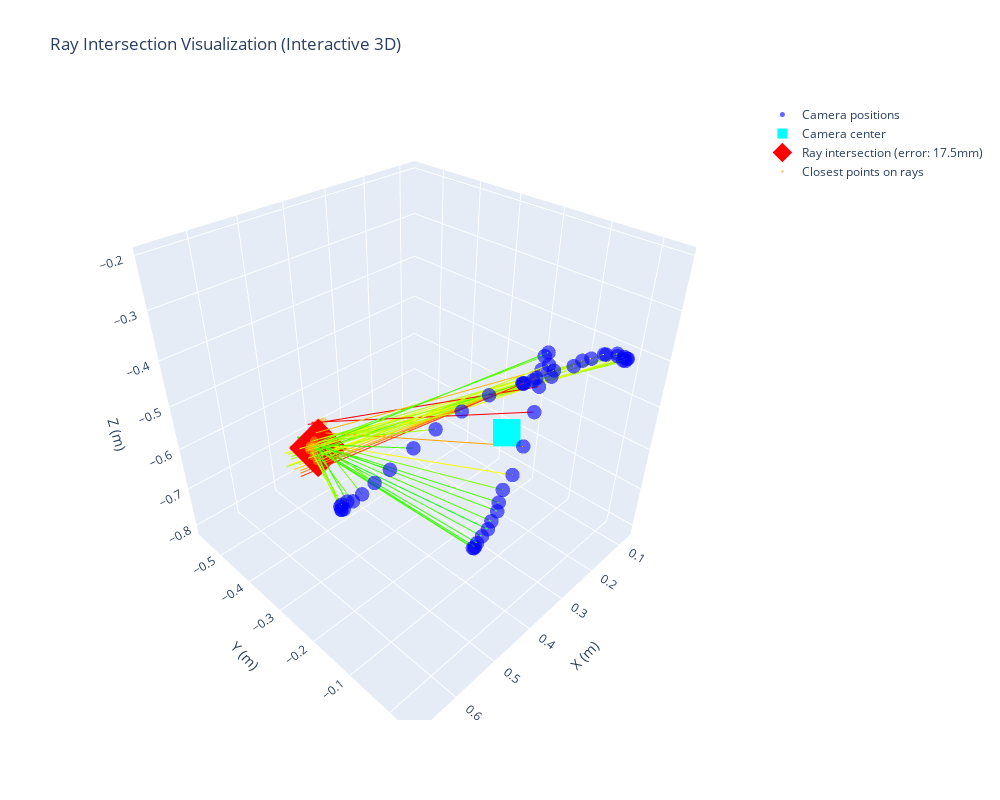

Notebook code cell kept with this figure:
### Code cell
# 세션 파일 경로
session_file = "/data/ephemeral/home/measure_volume_by_multiview/project/ar_folder/session_1768877751403.jsonl/session_1768877751403.jsonl"

# JSONL 데이터 로드
data = load_jsonl(session_file)
data.sort(key=lambda x: x.get('t_ns', 0))
print(f"총 프레임 수: {len(data)}")

# ===== 앵커 보정 로직 =====
# 첫 프레임 앵커 정보 추출 (A_1)
first_frame_params = data[0]
first_anchor_pos = np.array(first_frame_params.get('anchor_pos', first_frame_params.get('pos', [0.0, 0.0, 0.0])), dtype=np.float32)
first_anchor_quat = np.array(first_frame_params.get('anchor_quat', first_frame_params.get('quat', [0.0, 0.0, 0.0, 1.0])), dtype=np.float32)
first_anchor_rotation = Rotation.from_quat(first_anchor_quat).as_matrix()

print(f"첫 프레임 앵커: pos=({first_anchor_pos[0]:.3f}, {first_anchor_pos[1]:.3f}, {first_anchor_pos[2]:.3f})")

# GL to CV 변환
gl_to_cv = np.array([
    [1,  0,  0],
    [0, -1,  0],
    [0,  0, -1]
], dtype=np.float32)

# 첫 프레임 앵커 변환 행렬 (A_1): OpenGL → OpenCV 좌표계
first_anchor_rotation_cv = gl_to_cv @ first_anchor_rotation @ gl_to_cv.T
first_anchor_pos_cv = gl_to_cv @ first_anchor_pos

A1 = np.eye(4, dtype=np.float32)
A1[:3, :3] = first_anchor_rotation_cv
A1[:3, 3] = first_anchor_pos_cv

print(f"앵커 보정 적용 중...")

# 각 프레임의 카메라 위치와 레이 계산 (앵커 보정 적용)
camera_positions = []
camera_positions_original = []  # 보정 전 위치 (비교용)
ray_origins = []  # 레이 원점들 (카메라 위치, 보정 적용)
ray_directions = []  # 레이 방향 벡터들 (이미지 중심 방향, 보정 적용)

for i, item in enumerate(data):
    # 원본 카메라 pose
    quat = np.array(item['quat'])
    pos = np.array(item['pos'])
    fx = item['fx']
    fy = item['fy']
    cx = item['cx']
    cy = item['cy']
    
    camera_positions_original.append(pos.copy())
    
    # 현재 프레임 앵커 pose (A_i)
    current_anchor_pos = np.array(item.get('anchor_pos', item.get('pos', [0.0, 0.0, 0.0])), dtype=np.float32)
    current_anchor_quat = np.array(item.get('anchor_quat', item.get('quat', [0.0, 0.0, 0.0, 1.0])), dtype=np.float32)
    current_anchor_rotation = Rotation.from_quat(current_anchor_quat).as_matrix()
    
    # A_i 행렬 (OpenCV 좌표계)
    current_anchor_rotation_cv = gl_to_cv @ current_anchor_rotation @ gl_to_cv.T
    current_anchor_pos_cv = gl_to_cv @ current_anchor_pos
    
    Ai = np.eye(4, dtype=np.float32)
    Ai[:3, :3] = current_anchor_rotation_cv
    Ai[:3, 3] = current_anchor_pos_cv
    
    # 보정 변환: C_i = A_1 * A_i^(-1)
    # 이 변환은 "현재 프레임의 월드 좌표계"를 "첫 프레임의 월드 좌표계"로 되돌림
    Ai_inv = np.linalg.inv(Ai)
    Ci = A1 @ Ai_inv
    
    # 카메라 pose를 OpenCV 좌표계로 변환
    R_c2w_gl = Rotation.from_quat(quat).as_matrix()
    R_c2w_cv = gl_to_cv @ R_c2w_gl @ gl_to_cv.T
    pos_cv = gl_to_cv @ pos
    
    # 원본 카메라 pose 행렬 (P_i): c2w (카메라 → 월드)
    Pi = np.eye(4, dtype=np.float32)
    Pi[:3, :3] = R_c2w_cv
    Pi[:3, 3] = pos_cv
    
    # 보정된 카메라 pose: P_i' = C_i * P_i
    Pi_corrected = Ci @ Pi
    
    # 보정된 pose에서 위치와 방향 추출
    pos_corrected_cv = Pi_corrected[:3, 3]
    R_corrected_cv = Pi_corrected[:3, :3]
    
    # OpenCV → OpenGL 좌표계 변환
    cv_to_gl = np.array([[1, 0, 0], [0, -1, 0], [0, 0, -1]], dtype=np.float32)
    pos_corrected_gl = cv_to_gl @ pos_corrected_cv
    R_corrected_gl = cv_to_gl @ R_corrected_cv @ cv_to_gl.T
    
    # Quaternion으로 변환
    quat_corrected = Rotation.from_matrix(R_corrected_gl).as_quat()
    
    camera_positions.append(pos_corrected_gl)
    
    # 보정된 pose로 이미지 중심을 통과하는 레이 계산
    ray_origin, ray_dir = get_image_center_ray(pos_corrected_gl, quat_corrected, fx, fy, cx, cy)
    ray_origins.append(ray_origin)
    ray_directions.append(ray_dir)

camera_positions = np.array(camera_positions)
camera_positions_original = np.array(camera_positions_original)
ray_origins = np.array(ray_origins)
ray_directions = np.array(ray_directions)

print(f"앵커 보정 완료")
print(f"보정 전 위치 범위:")
print(f"  X: {camera_positions_original[:, 0].min():.3f} ~ {camera_positions_original[:, 0].max():.3f}")
print(f"  Y: {camera_positions_original[:, 1].min():.3f} ~ {camera_positions_original[:, 1].max():.3f}")
print(f"  Z: {camera_positions_original[:, 2].min():.3f} ~ {camera_positions_original[:, 2].max():.3f}")
print(f"보정 후 위치 범위:")
print(f"  X: {camera_positions[:, 0].min():.3f} ~ {camera_positions[:, 0].max():.3f}")
print(f"  Y: {camera_positions[:, 1].min():.3f} ~ {camera_positions[:, 1].max():.3f}")
print(f"  Z: {camera_positions[:, 2].min():.3f} ~ {camera_positions[:, 2].max():.3f}")

# ===== 레이 교차점 계산 (Least Squares) =====
ray_intersection, avg_error, individual_distances, closest_points = compute_ray_intersection(ray_origins, ray_directions)

camera_center = camera_positions.mean(axis=0)
distance_from_camera = np.linalg.norm(ray_intersection - camera_center)

print(f"\n=== 레이 교차점 (Least Squares) ===")
print(f"교차점 좌표: ({ray_intersection[0]:.3f}, {ray_intersection[1]:.3f}, {ray_intersection[2]:.3f})")
print(f"평균 거리 오차: {avg_error*1000:.2f}mm")
print(f"최대 거리 오차: {max(individual_distances)*1000:.2f}mm")
print(f"최소 거리 오차: {min(individual_distances)*1000:.2f}mm")
print(f"카메라 중심에서 거리: {distance_from_camera:.3f}m")
print(f"\n카메라 위치 범위:")
print(f"  X: {camera_positions[:, 0].min():.3f} ~ {camera_positions[:, 0].max():.3f}")
print(f"  Y: {camera_positions[:, 1].min():.3f} ~ {camera_positions[:, 1].max():.3f}")
print(f"  Z: {camera_positions[:, 2].min():.3f} ~ {camera_positions[:, 2].max():.3f}")
print(f"카메라 위치 중심: ({camera_center[0]:.3f}, {camera_center[1]:.3f}, {camera_center[2]:.3f})")

# ===== 인터랙티브 3D 시각화 =====
fig = go.Figure()

# 카메라 위치
fig.add_trace(go.Scatter3d(
    x=camera_positions[:, 0],
    y=camera_positions[:, 1],
    z=camera_positions[:, 2],
    mode='markers',
    marker=dict(size=5, color='blue', opacity=0.6),
    name='Camera positions'
))

# 카메라 중심
fig.add_trace(go.Scatter3d(
    x=[camera_center[0]],
    y=[camera_center[1]],
    z=[camera_center[2]],
    mode='markers',
    marker=dict(size=10, color='cyan', symbol='square'),
    name='Camera center'
))

# 레이 시각화
ray_length = 2.0  # 레이를 2m까지 그리기
for i, (origin, direction) in enumerate(zip(ray_origins, ray_directions)):
    ray_end = origin + direction * ray_length
    error = individual_distances[i]
    # 거리 오차에 따라 색상 변경 (0-50mm: 초록, 50mm 이상: 빨강)
    color_intensity = min(1.0, error * 1000 / 50.0)
    if color_intensity < 0.5:
        color = f'rgb({int(255 * color_intensity * 2)}, 255, 0)'  # 초록 → 노랑
    else:
        color = f'rgb(255, {int(255 * (1 - color_intensity) * 2)}, 0)'  # 노랑 → 빨강
    
    fig.add_trace(go.Scatter3d(
        x=[origin[0], ray_end[0]],
        y=[origin[1], ray_end[1]],
        z=[origin[2], ray_end[2]],
        mode='lines',
        line=dict(color=color, width=2),
        showlegend=False,
        hoverinfo='skip'
    ))

# 교차점
fig.add_trace(go.Scatter3d(
    x=[ray_intersection[0]],
    y=[ray_intersection[1]],
    z=[ray_intersection[2]],
    mode='markers',
    marker=dict(size=15, color='red', symbol='diamond'),
    name=f'Ray intersection (error: {avg_error*1000:.1f}mm)'
))

# 각 레이에서 가장 가까운 점
fig.add_trace(go.Scatter3d(
    x=closest_points[:, 0],
    y=closest_points[:, 1],
    z=closest_points[:, 2],
    mode='markers',
    marker=dict(size=3, color='orange', opacity=0.5),
    name='Closest points on rays'
))

# 레이아웃 설정
# X, Y, Z 스케일 맞추기
all_points = np.vstack([camera_positions, ray_intersection.reshape(1, -1), closest_points])
x_range = [all_points[:, 0].min(), all_points[:, 0].max()]
y_range = [all_points[:, 1].min(), all_points[:, 1].max()]
z_range = [all_points[:, 2].min(), all_points[:, 2].max()]

max_range = max(
    x_range[1] - x_range[0],
    y_range[1] - y_range[0],
    z_range[1] - z_range[0]
) / 2.0

x_mid = (x_range[0] + x_range[1]) / 2.0
y_mid = (y_range[0] + y_range[1]) / 2.0
z_mid = (z_range[0] + z_range[1]) / 2.0

fig.update_layout(
    title='Ray Intersection Visualization (Interactive 3D)',
    scene=dict(
        xaxis_title='X (m)',
        yaxis_title='Y (m)',
        zaxis_title='Z (m)',
        aspectmode='cube',
        xaxis=dict(range=[x_mid - max_range, x_mid + max_range]),
        yaxis=dict(range=[y_mid - max_range, y_mid + max_range]),
        zaxis=dict(range=[z_mid - max_range, z_mid + max_range])
    ),
    width=1000,
    height=800
)

fig.show()

print(f"\n=== 최종 요약 ===")
print(f"카메라 위치 중심: ({camera_center[0]:.3f}, {camera_center[1]:.3f}, {camera_center[2]:.3f})")
print(f"오브젝트 추정 위치 (레이 교차점): ({ray_intersection[0]:.3f}, {ray_intersection[1]:.3f}, {ray_intersection[2]:.3f})")
print(f"카메라 중심에서 거리: {distance_from_camera:.3f}m")
print(f"평균 거리 오차: {avg_error*1000:.2f}mm")
print(f"거리 오차 범위: {min(individual_distances)*1000:.2f}mm ~ {max(individual_distances)*1000:.2f}mm")

### Figure 1 — Plotly figure (JSON) as saved in the notebook; plotly's stock layout.template omitted (floating-point values rounded to 4 significant figures)
{"data": [{"marker": {"color": "blue", "opacity": 0.6, "size": 5}, "mode": "markers", "name": "Camera positions", "type": "scatter3d", "x": [0.4155, 0.4151, 0.4155, 0.4165, 0.4155, 0.4159, 0.4199, 0.4173, 0.4225, 0.4197, 0.4093, 0.3928, 0.3762, 0.3712, 0.3707, 0.3741, 0.3765, 0.3829, 0.399, 0.4129, 0.4095, 0.3848, 0.3306, 0.2542, 0.1878, 0.1369, 0.09527, 0.06869, 0.05702, 0.06141, 0.07794, 0.113, 0.1635, 0.215, 0.2644, 0.3222, 0.3792, 0.4467, 0.4991, 0.5451, 0.5845, 0.6225, 0.6464, 0.6669, 0.6834, 0.6904, 0.6981, 0.6982, 0.697, 0.6952, 0.6895], "y": [-0.07428, -0.0719, -0.06954, -0.06459, -0.05536, -0.0432, -0.03386, -0.02521, -0.01986, -0.01584, -0.006895, -0.003308, -0.001069, -0.001077, 2.277e-05, 0.004711, 0.01215, 0.01969, 0.01151, 0.0005527, -0.003925, -0.003683, -0.004262, -0.002111, -0.001522, -0.003978, -0.01174, -0.01949, -0.02354, -0.02519, -0.02136, -0.01562, -0.01113, -0.008678, -0.01033, -0.01287, -0.02676, -0.03676, -0.04395, -0.05273, -0.05858, -0.06796, -0.07495, -0.07929, -0.08037, -0.08459, -0.08753, -0.091, -0.09092, -0.09305, -0.09505], "z": [-0.7027, -0.7017, -0.6961, -0.6822, -0.6595, -0.6334, -0.6051, -0.578, -0.5512, -0.5227, -0.4916, -0.44, -0.3801, -0.3352, -0.3041, -0.2771, -0.2667, -0.2817, -0.3012, -0.3085, -0.3134, -0.3182, -0.3255, -0.3399, -0.3557, -0.3772, -0.4048, -0.4231, -0.4301, -0.434, -0.4236, -0.3973, -0.3706, -0.3556, -0.3493, -0.3445, -0.3368, -0.3317, -0.3386, -0.3517, -0.3678, -0.3908, -0.4053, -0.4165, -0.42, -0.4187, -0.4215, -0.4273, -0.4339, -0.437, -0.4409]}, {"marker": {"color": "cyan", "size": 10, "symbol": "square"}, "mode": "markers", "name": "Camera center", "type": "scatter3d", "x": [0.4005], "y": [-0.03295], "z": [-0.4239]}, {"hoverinfo": "skip", "line": {"color": "rgb(64, 255, 0)", "width": 2}, "mode": "lines", "showlegend": false, "type": "scatter3d", "x": [0.4155, 0.4607], "y": [-0.07428, -2.073], "z": [-0.7027, -0.7549]}, {"hoverinfo": "skip", "line": {"color": "rgb(54, 255, 0)", "width": 2}, "mode": "lines", "showlegend": false, "type": "scatter3d", "x": [0.4151, 0.4529], "y": [-0.0719, -2.07], "z": [-0.7017, -0.7688]}, {"hoverinfo": "skip", "line": {"color": "rgb(55, 255, 0)", "width": 2}, "mode": "lines", "showlegend": false, "type": "scatter3d", "x": [0.4155, 0.4558], "y": [-0.06954, -2.067], "z": [-0.6961, -0.7777]}, {"hoverinfo": "skip", "line": {"color": "rgb(63, 255, 0)", "width": 2}, "mode": "lines", "showlegend": false, "type": "scatter3d", "x": [0.4165, 0.4543], "y": [-0.06459, -2.06], "z": [-0.6822, -0.8122]}, {"hoverinfo": "skip", "line": {"color": "rgb(67, 255, 0)", "width": 2}, "mode": "lines", "showlegend": false, "type": "scatter3d", "x": [0.4155, 0.4507], "y": [-0.05536, -2.044], "z": [-0.6595, -0.8711]}, {"hoverinfo": "skip", "line": {"color": "rgb(17, 255, 0)", "width": 2}, "mode": "lines", "showlegend": false, "type": "scatter3d", "x": [0.4159, 0.4363], "y": [-0.0432, -2.015], "z": [-0.6334, -0.9645]}, {"hoverinfo": "skip", "line": {"color": "rgb(80, 255, 0)", "width": 2}, "mode": "lines", "showlegend": false, "type": "scatter3d", "x": [0.4199, 0.4205], "y": [-0.03386, -1.992], "z": [-0.6051, -1.011]}, {"hoverinfo": "skip", "line": {"color": "rgb(82, 255, 0)", "width": 2}, "mode": "lines", "showlegend": false, "type": "scatter3d", "x": [0.4173, 0.4003], "y": [-0.02521, -1.959], "z": [-0.578, -1.088]}, {"hoverinfo": "skip", "line": {"color": "rgb(70, 255, 0)", "width": 2}, "mode": "lines", "showlegend": false, "type": "scatter3d", "x": [0.4225, 0.3849], "y": [-0.01986, -1.924], "z": [-0.5512, -1.162]}, {"hoverinfo": "skip", "line": {"color": "rgb(124, 255, 0)", "width": 2}, "mode": "lines", "showlegend": false, "type": "scatter3d", "x": [0.4197, 0.3742], "y": [-0.01584, -1.89], "z": [-0.5227, -1.22]}, {"hoverinfo": "skip", "line": {"color": "rgb(248, 255, 0)", "width": 2}, "mode": "lines", "showlegend": false, "type": "scatter3d", "x": [0.4093, 0.3596], "y": [-0.006895, -1.834], "z": [-0.4916, -1.305]}, {"hoverinfo": "skip", "line": {"color": "rgb(255, 162, 0)", "width": 2}, "mode": "lines", "showlegend": false, "type": "scatter3d", "x": [0.3928, 0.3993], "y": [-0.003308, -1.807], "z": [-0.44, -1.305]}, {"hoverinfo": "skip", "line": {"color": "rgb(255, 0, 0)", "width": 2}, "mode": "lines", "showlegend": false, "type": "scatter3d", "x": [0.3762, 0.3981], "y": [-0.001069, -1.757], "z": [-0.3801, -1.338]}, {"hoverinfo": "skip", "line": {"color": "rgb(255, 0, 0)", "width": 2}, "mode": "lines", "showlegend": false, "type": "scatter3d", "x": [0.3712, 0.4397], "y": [-0.001077, -1.698], "z": [-0.3352, -1.392]}, {"hoverinfo": "skip", "line": {"color": "rgb(255, 185, 0)", "width": 2}, "mode": "lines", "showlegend": false, "type": "scatter3d", "x": [0.3707, 0.4881], "y": [2.277e-05, -1.623], "z": [-0.3041, -1.467]}, {"hoverinfo": "skip", "line": {"color": "rgb(107, 255, 0)", "width": 2}, "mode": "lines", "showlegend": false, "type": "scatter3d", "x": [0.3741, 0.4945], "y": [0.004711, -1.547], "z": [-0.2771, -1.533]}, {"hoverinfo": "skip", "line": {"color": "rgb(63, 255, 0)", "width": 2}, "mode": "lines", "showlegend": false, "type": "scatter3d", "x": [0.3765, 0.5119], "y": [0.01215, -1.523], "z": [-0.2667, -1.541]}, {"hoverinfo": "skip", "line": {"color": "rgb(206, 255, 0)", "width": 2}, "mode": "lines", "showlegend": false, "type": "scatter3d", "x": [0.3829, 0.5001], "y": [0.01969, -1.502], "z": [-0.2817, -1.574]}, {"hoverinfo": "skip", "line": {"color": "rgb(255, 121, 0)", "width": 2}, "mode": "lines", "showlegend": false, "type": "scatter3d", "x": [0.399, 0.4748], "y": [0.01151, -1.495], "z": [-0.3012, -1.614]}, {"hoverinfo": "skip", "line": {"color": "rgb(255, 56, 0)", "width": 2}, "mode": "lines", "showlegend": false, "type": "scatter3d", "x": [0.4129, 0.4581], "y": [0.0005527, -1.492], "z": [-0.3085, -1.639]}, {"hoverinfo": "skip", "line": {"color": "rgb(255, 169, 0)", "width": 2}, "mode": "lines", "showlegend": false, "type": "scatter3d", "x": [0.4095, 0.4585], "y": [-0.003925, -1.519], "z": [-0.3134, -1.618]}, {"hoverinfo": "skip", "line": {"color": "rgb(255, 202, 0)", "width": 2}, "mode": "lines", "showlegend": false, "type": "scatter3d", "x": [0.3848, 0.5437], "y": [-0.003683, -1.538], "z": [-0.3182, -1.591]}, {"hoverinfo": "skip", "line": {"color": "rgb(252, 255, 0)", "width": 2}, "mode": "lines", "showlegend": false, "type": "scatter3d", "x": [0.3306, 0.6684], "y": [-0.004262, -1.556], "z": [-0.3255, -1.541]}, {"hoverinfo": "skip", "line": {"color": "rgb(162, 255, 0)", "width": 2}, "mode": "lines", "showlegend": false, "type": "scatter3d", "x": [0.2542, 0.7639], "y": [-0.002111, -1.541], "z": [-0.3399, -1.511]}, {"hoverinfo": "skip", "line": {"color": "rgb(189, 255, 0)", "width": 2}, "mode": "lines", "showlegend": false, "type": "scatter3d", "x": [0.1878, 0.8591], "y": [-0.001522, -1.521], "z": [-0.3557, -1.469]}, {"hoverinfo": "skip", "line": {"color": "rgb(184, 255, 0)", "width": 2}, "mode": "lines", "showlegend": false, "type": "scatter3d", "x": [0.1369, 0.9775], "y": [-0.003978, -1.494], "z": [-0.3772, -1.413]}, {"hoverinfo": "skip", "line": {"color": "rgb(233, 255, 0)", "width": 2}, "mode": "lines", "showlegend": false, "type": "scatter3d", "x": [0.09527, 1.029], "y": [-0.01174, -1.489], "z": [-0.4048, -1.377]}, {"hoverinfo": "skip", "line": {"color": "rgb(158, 255, 0)", "width": 2}, "mode": "lines", "showlegend": false, "type": "scatter3d", "x": [0.06869, 1.069], "y": [-0.01949, -1.507], "z": [-0.4231, -1.31]}, {"hoverinfo": "skip", "line": {"color": "rgb(188, 255, 0)", "width": 2}, "mode": "lines", "showlegend": false, "type": "scatter3d", "x": [0.05702, 1.092], "y": [-0.02354, -1.526], "z": [-0.4301, -1.25]}, {"hoverinfo": "skip", "line": {"color": "rgb(172, 255, 0)", "width": 2}, "mode": "lines", "showlegend": false, "type": "scatter3d", "x": [0.06141, 1.11], "y": [-0.02519, -1.53], "z": [-0.434, -1.233]}, {"hoverinfo": "skip", "line": {"color": "rgb(177, 255, 0)", "width": 2}, "mode": "lines", "showlegend": false, "type": "scatter3d", "x": [0.07794, 1.052], "y": [-0.02136, -1.533], "z": [-0.4236, -1.299]}, {"hoverinfo": "skip", "line": {"color": "rgb(139, 255, 0)", "width": 2}, "mode": "lines", "showlegend": false, "type": "scatter3d", "x": [0.113, 0.9942], "y": [-0.01562, -1.544], "z": [-0.3973, -1.339]}, {"hoverinfo": "skip", "line": {"color": "rgb(175, 255, 0)", "width": 2}, "mode": "lines", "showlegend": false, "type": "scatter3d", "x": [0.1635, 0.9382], "y": [-0.01113, -1.568], "z": [-0.3706, -1.359]}, {"hoverinfo": "skip", "line": {"color": "rgb(240, 255, 0)", "width": 2}, "mode": "lines", "showlegend": false, "type": "scatter3d", "x": [0.215, 0.8942], "y": [-0.008678, -1.571], "z": [-0.3556, -1.404]}, {"hoverinfo": "skip", "line": {"color": "rgb(186, 255, 0)", "width": 2}, "mode": "lines", "showlegend": false, "type": "scatter3d", "x": [0.2644, 0.7939], "y": [-0.01033, -1.593], "z": [-0.3493, -1.452]}, {"hoverinfo": "skip", "line": {"color": "rgb(157, 255, 0)", "width": 2}, "mode": "lines", "showlegend": false, "type": "scatter3d", "x": [0.3222, 0.6742], "y": [-0.01287, -1.596], "z": [-0.3445, -1.515]}, {"hoverinfo": "skip", "line": {"color": "rgb(61, 255, 0)", "width": 2}, "mode": "lines", "showlegend": false, "type": "scatter3d", "x": [0.3792, 0.5232], "y": [-0.02676, -1.604], "z": [-0.3368, -1.558]}, {"hoverinfo": "skip", "line": {"color": "rgb(219, 255, 0)", "width": 2}, "mode": "lines", "showlegend": false, "type": "scatter3d", "x": [0.4467, 0.4259], "y": [-0.03676, -1.613], "z": [-0.3317, -1.562]}, {"hoverinfo": "skip", "line": {"color": "rgb(185, 255, 0)", "width": 2}, "mode": "lines", "showlegend": false, "type": "scatter3d", "x": [0.4991, 0.2899], "y": [-0.04395, -1.623], "z": [-0.3386, -1.549]}, {"hoverinfo": "skip", "line": {"color": "rgb(157, 255, 0)", "width": 2}, "mode": "lines", "showlegend": false, "type": "scatter3d", "x": [0.5451, 0.08881], "y": [-0.05273, -1.61], "z": [-0.3517, -1.52]}, {"hoverinfo": "skip", "line": {"color": "rgb(64, 255, 0)", "width": 2}, "mode": "lines", "showlegend": false, "type": "scatter3d", "x": [0.5845, 0.01771], "y": [-0.05858, -1.601], "z": [-0.3678, -1.508]}, {"hoverinfo": "skip", "line": {"color": "rgb(43, 255, 0)", "width": 2}, "mode": "lines", "showlegend": false, "type": "scatter3d", "x": [0.6225, -0.06892], "y": [-0.06796, -1.602], "z": [-0.3908, -1.471]}, {"hoverinfo": "skip", "line": {"color": "rgb(117, 255, 0)", "width": 2}, "mode": "lines", "showlegend": false, "type": "scatter3d", "x": [0.6464, -0.1624], "y": [-0.07495, -1.584], "z": [-0.4053, -1.439]}, {"hoverinfo": "skip", "line": {"color": "rgb(121, 255, 0)", "width": 2}, "mode": "lines", "showlegend": false, "type": "scatter3d", "x": [0.6669, -0.2129], "y": [-0.07929, -1.575], "z": [-0.4165, -1.41]}, {"hoverinfo": "skip", "line": {"color": "rgb(108, 255, 0)", "width": 2}, "mode": "lines", "showlegend": false, "type": "scatter3d", "x": [0.6834, -0.1911], "y": [-0.08037, -1.559], "z": [-0.42, -1.444]}, {"hoverinfo": "skip", "line": {"color": "rgb(50, 255, 0)", "width": 2}, "mode": "lines", "showlegend": false, "type": "scatter3d", "x": [0.6904, -0.2221], "y": [-0.08459, -1.566], "z": [-0.4187, -1.405]}, {"hoverinfo": "skip", "line": {"color": "rgb(162, 255, 0)", "width": 2}, "mode": "lines", "showlegend": false, "type": "scatter3d", "x": [0.6981, -0.1991], "y": [-0.08753, -1.56], "z": [-0.4215, -1.435]}, {"hoverinfo": "skip", "line": {"color": "rgb(168, 255, 0)", "width": 2}, "mode": "lines", "showlegend": false, "type": "scatter3d", "x": [0.6982, -0.2053], "y": [-0.091, -1.568], "z": [-0.4273, -1.429]}, {"hoverinfo": "skip", "line": {"color": "rgb(112, 255, 0)", "width": 2}, "mode": "lines", "showlegend": false, "type": "scatter3d", "x": [0.697, -0.2378], "y": [-0.09092, -1.554], "z": [-0.4339, -1.427]}, {"hoverinfo": "skip", "line": {"color": "rgb(158, 255, 0)", "width": 2}, "mode": "lines", "showlegend": false, "type": "scatter3d", "x": [0.6952, -0.215], "y": [-0.09305, -1.575], "z": [-0.437, -1.424]}, {"hoverinfo": "skip", "line": {"color": "rgb(119, 255, 0)", "width": 2}, "mode": "lines", "showlegend": false, "type": "scatter3d", "x": [0.6895, -0.2227], "y": [-0.09505, -1.582], "z": [-0.4409, -1.419]}, {"marker": {"color": "red", "size": 15, "symbol": "diamond"}, "mode": "markers", "name": "Ray intersection (error: 17.5mm)", "type": "scatter3d", "x": [0.4192], "y": [-0.5194], "z": [-0.7138]}, {"marker": {"color": "orange", "opacity": 0.5, "size": 3}, "mode": "markers", "name": "Closest points on rays", "type": "scatter3d", "x": [0.4255, 0.4236, 0.4246, 0.4251, 0.4237, 0.4209, 0.4201, 0.413, 0.4126, 0.4074, 0.3954, 0.3947, 0.383, 0.3932, 0.4096, 0.4152, 0.4236, 0.4234, 0.4244, 0.4278, 0.4255, 0.4364, 0.4405, 0.4222, 0.4129, 0.4214, 0.411, 0.4069, 0.4068, 0.4131, 0.4041, 0.4078, 0.4208, 0.4378, 0.4351, 0.4338, 0.4239, 0.4403, 0.4352, 0.4073, 0.4146, 0.4182, 0.4091, 0.4091, 0.4252, 0.4206, 0.4329, 0.4336, 0.4249, 0.432, 0.4285], "y": [-0.5193, -0.5193, -0.5193, -0.5195, -0.5199, -0.5195, -0.521, -0.5207, -0.52, -0.5204, -0.5167, -0.5297, -0.5412, -0.5453, -0.5376, -0.5258, -0.522, -0.5064, -0.4945, -0.4903, -0.4979, -0.5026, -0.5091, -0.5093, -0.511, -0.5084, -0.5115, -0.5223, -0.5316, -0.5299, -0.5275, -0.5269, -0.528, -0.5211, -0.5204, -0.5148, -0.5169, -0.5223, -0.526, -0.5229, -0.5208, -0.5215, -0.5177, -0.5176, -0.5171, -0.5226, -0.5227, -0.5235, -0.5169, -0.5216, -0.5205], "z": [-0.7143, -0.7167, -0.7144, -0.7118, -0.7089, -0.7134, -0.7061, -0.7087, -0.7115, -0.7105, -0.7185, -0.6925, -0.6747, -0.674, -0.6894, -0.7063, -0.7102, -0.7287, -0.7421, -0.7462, -0.7385, -0.7319, -0.721, -0.7258, -0.729, -0.7279, -0.7336, -0.7228, -0.7072, -0.702, -0.7167, -0.7124, -0.699, -0.6993, -0.7048, -0.7157, -0.7165, -0.7105, -0.708, -0.7045, -0.7096, -0.7102, -0.7084, -0.7076, -0.7223, -0.7103, -0.7211, -0.7207, -0.7229, -0.7223, -0.7208]}], "layout": {"height": 800, "scene": {"aspectmode": "cube", "xaxis": {"range": [0.05702, 0.6982], "title": {"text": "X (m)"}}, "yaxis": {"range": [-0.5834, 0.05783], "title": {"text": "Y (m)"}}, "zaxis": {"range": [-0.827, -0.1858], "title": {"text": "Z (m)"}}}, "title": {"text": "Ray Intersection Visualization (Interactive 3D)"}, "width": 1000}}
